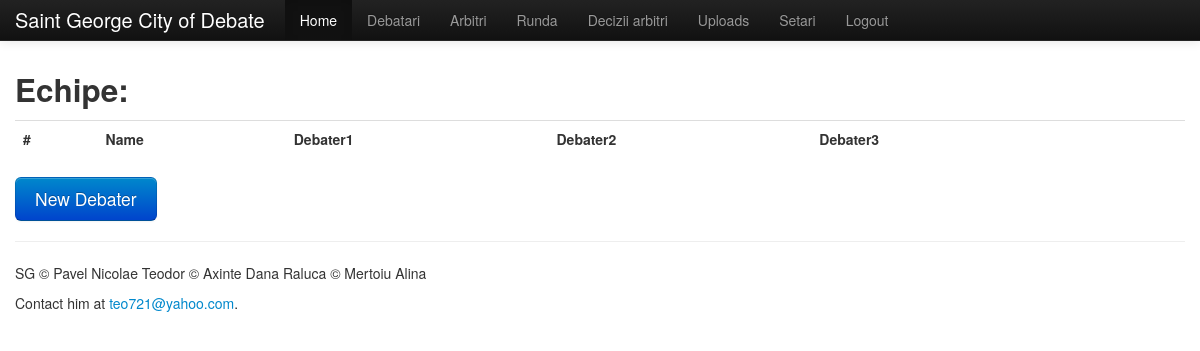
The app's page /echipe (signed in), older data.
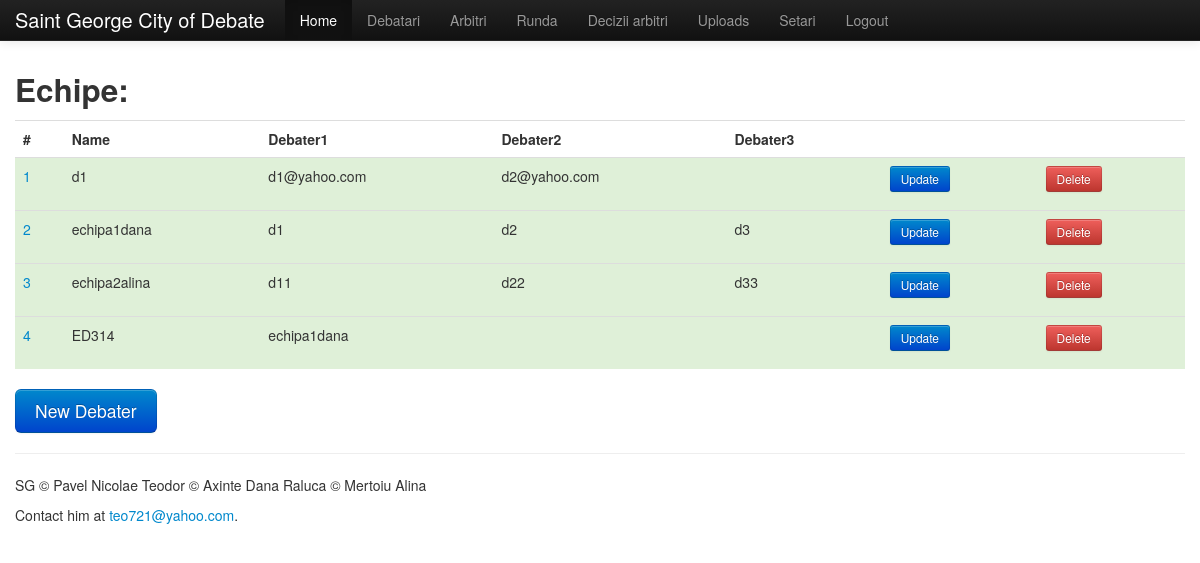
The same page, newer data.
### app/tabmaster/models.py (models this page shows, shortened)
class Team(db.Model):
    __tablename__ = "teams"
    id = db.Column('team_id', db.Integer, primary_key=True)
    name = db.Column(db.String(30))
    points = db.Column(db.Integer)
    wins = db.Column(db.Integer)
    defeats = db.Column(db.Integer)
    number_of_games = db.Column(db.Integer)
    team_res = db.relationship('Team_restriction', backref='team_res', lazy='dynamic')
    debaters = db.relationship('Debater', backref='team', lazy='dynamic')

### app/debater/models.py (models this page shows, shortened)
class Debater(db.Model):
	__tablename__ = "debaters"
	id = db.Column('debater_id', db.Integer , primary_key=True)
	name = db.Column(db.String(30))
	user_id = db.Column(db.Integer, db.ForeignKey('users.user_id'))
	team_id = db.Column(db.Integer, db.ForeignKey('teams.team_id'))
	debater_res = db.relationship('Debater_restriction', backref='debater_res', lazy='dynamic')

### app/tabmaster/controllers.py (the view)
@tabmaster.route('/echipe', methods=['GET','POST'])
def teams():
    teams = Team.query.all()
    _teams = []
    for team in teams:
        _teams.append(team_info(team.id))
    return render_template("tabmaster/teams.html", teams = _teams)

### app/__init__.py (called while the page is built)
@app.before_request
def before_request():
    g.user = current_user

### app/mod_auth/controllers.py (called while the page is built)
@login_manager.user_loader
def load_user(id):
    return User.query.get(int(id))

### app/mod_auth/models.py (called while the page is built)
    def is_authenticated(self):
        return True

    def is_debater(self):
        return (self.user_type == 'debater')

    def is_judge(self):
        return (self.user_type == 'judge')

    def is_tabmaster(self):
        return (self.user_type == 'tabmaster')

### app/tabmaster/controllers.py (called while the page is built)
@tabmaster.before_request
def before_request():
    if current_user is not None and current_user.is_authenticated():
        if (current_user.user_type != 'tabmaster'):
            flash('Nu sunteti tabmaster!','error')
            return redirect(url_for('home'))
    else:
        flash('You must log in to continue','error')
        return redirect(url_for('auth.login'))

### app/templates/tabmaster/teams.html
{% extends "layout.html" %}
{% block body %}
<h2>Echipe:</h2>
    <table class="table table-hover">
      <tr>
        <th>#
        <th>Name
        <th>Debater1
        <th>Debater2
        <th>Debater3
        <th>
        <th>
      {%- for team in teams %}
      <tr class={{ "success"}}>
        <td><a>{{ team.id }}</a>
        <td >{{ team.name }}
        {% if team.debater1 %}
          <td >{{ team.debater1.name }}
        {% else %}
          <td>
        {% endif %}
        {% if team.debater2%}
          <td >{{	team.debater2.name }}
        {% else %}
          <td>
        {% endif %}
        {% if team.debater3 %}
          <td >{{	team.debater3.name }}
        {% else %}
          <td>
        {% endif %}
        <td >
            <p>
              <a href="{{ url_for('tabmaster.update_debater', id=team.id) }}"  class="btn btn-primary btn-small" >Update</a>
            </p>
        <td>
            <p>
              <a href="{{ url_for('tabmaster.delete_debater', id=team.id) }}" onClick = "return confirm('Are you sure?')" class="btn btn-danger btn-small">Delete</a>
            </p>
      {%- endfor %}
    </table>
    <p>
      <a href="{{ url_for('tabmaster.create_debater') }}" class="btn btn-large btn-primary">New Debater</a>
    </p>
{% endblock %}

Row changes from the older to the newer data that the page shows:
added Team: id "1", name "d1", debater1.name "d1@yahoo.com", debater2.name "d2@yahoo.com"
added Team: id "2", name "echipa1dana", debater1.name "d1", debater2.name "d2", debater3.name "d3"
added Team: id "3", name "echipa2alina", debater1.name "d11", debater2.name "d22", debater3.name "d33"
added Team: id "4", name "ED314", debater1.name "echipa1dana"
